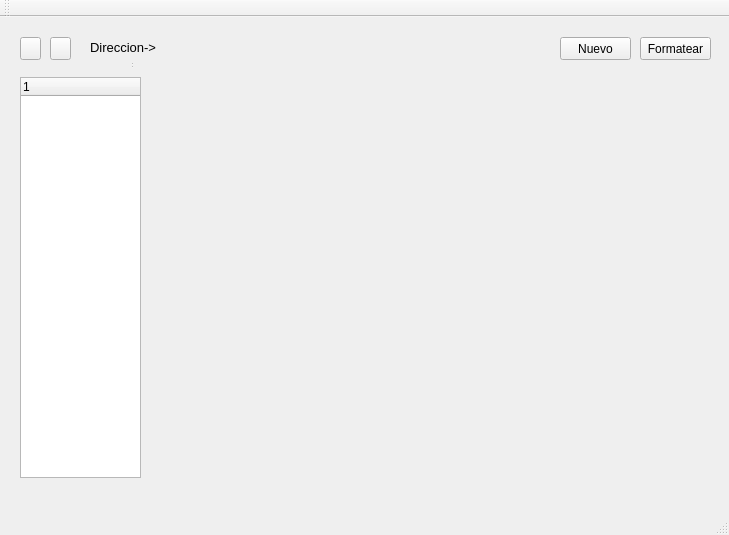
<?xml version="1.0" encoding="UTF-8"?>
<ui version="4.0">
 <class>MainWindow</class>
 <widget class="QMainWindow" name="MainWindow">
  <property name="geometry">
   <rect>
    <x>0</x>
    <y>0</y>
    <width>729</width>
    <height>535</height>
   </rect>
  </property>
  <property name="windowTitle">
   <string>MainWindow</string>
  </property>
  <widget class="QWidget" name="centralWidget">
   <widget class="QWidget" name="centralWidget_2" native="true">
    <property name="geometry">
     <rect>
      <x>10</x>
      <y>10</y>
      <width>711</width>
      <height>461</height>
     </rect>
    </property>
    <widget class="QLabel" name="lblRuta">
     <property name="geometry">
      <rect>
       <x>150</x>
       <y>10</y>
       <width>361</width>
       <height>21</height>
      </rect>
     </property>
     <property name="font">
      <font>
       <pointsize>10</pointsize>
      </font>
     </property>
     <property name="cursor">
      <cursorShape>BlankCursor</cursorShape>
     </property>
     <property name="focusPolicy">
      <enum>Qt::NoFocus</enum>
     </property>
     <property name="autoFillBackground">
      <bool>false</bool>
     </property>
     <property name="text">
      <string/>
     </property>
    </widget>
    <widget class="QLabel" name="label">
     <property name="geometry">
      <rect>
       <x>80</x>
       <y>10</y>
       <width>71</width>
       <height>21</height>
      </rect>
     </property>
     <property name="font">
      <font>
       <pointsize>10</pointsize>
      </font>
     </property>
     <property name="text">
      <string>Direccion-&gt;</string>
     </property>
    </widget>
    <widget class="QPushButton" name="btnAtras">
     <property name="geometry">
      <rect>
       <x>10</x>
       <y>10</y>
       <width>21</width>
       <height>23</height>
      </rect>
     </property>
     <property name="text">
      <string/>
     </property>
     <property name="icon">
      <iconset resource="imagenes.qrc">
       <normaloff>:/901 (1) - copia.png</normaloff>:/901 (1) - copia.png</iconset>
     </property>
    </widget>
    <widget class="QPushButton" name="btnAdelante">
     <property name="geometry">
      <rect>
       <x>40</x>
       <y>10</y>
       <width>21</width>
       <height>23</height>
      </rect>
     </property>
     <property name="text">
      <string/>
     </property>
     <property name="icon">
      <iconset resource="imagenes.qrc">
       <normaloff>:/901 (1).png</normaloff>:/901 (1).png</iconset>
     </property>
    </widget>
    <widget class="QPushButton" name="btnNuevo">
     <property name="geometry">
      <rect>
       <x>550</x>
       <y>10</y>
       <width>71</width>
       <height>23</height>
      </rect>
     </property>
     <property name="text">
      <string>Nuevo</string>
     </property>
     <property name="icon">
      <iconset resource="imagenes.qrc">
       <normaloff>:/jixzMaA5T.png</normaloff>:/jixzMaA5T.png</iconset>
     </property>
    </widget>
    <widget class="QTreeWidget" name="treeWidget">
     <property name="geometry">
      <rect>
       <x>10</x>
       <y>50</y>
       <width>121</width>
       <height>401</height>
      </rect>
     </property>
     <column>
      <property name="text">
       <string notr="true">1</string>
      </property>
     </column>
    </widget>
    <widget class="QPushButton" name="pushButton">
     <property name="geometry">
      <rect>
       <x>630</x>
       <y>10</y>
       <width>71</width>
       <height>23</height>
      </rect>
     </property>
     <property name="text">
      <string>Formatear</string>
     </property>
    </widget>
   </widget>
   <widget class="QToolBar" name="mainToolBar_2">
    <property name="geometry">
     <rect>
      <x>130</x>
      <y>30</y>
      <width>4</width>
      <height>10</height>
     </rect>
    </property>
   </widget>
   <widget class="QStatusBar" name="statusBar_2">
    <property name="geometry">
     <rect>
      <x>130</x>
      <y>30</y>
      <width>3</width>
      <height>22</height>
     </rect>
    </property>
   </widget>
  </widget>
  <widget class="QMenuBar" name="menuBar">
   <property name="geometry">
    <rect>
     <x>0</x>
     <y>0</y>
     <width>729</width>
     <height>21</height>
    </rect>
   </property>
  </widget>
  <widget class="QToolBar" name="mainToolBar">
   <attribute name="toolBarArea">
    <enum>TopToolBarArea</enum>
   </attribute>
   <attribute name="toolBarBreak">
    <bool>false</bool>
   </attribute>
  </widget>
  <widget class="QStatusBar" name="statusBar"/>
  <action name="actionCarpeta">
   <property name="icon">
    <iconset>
     <normaloff>:/Imagenes/Folders-PNG-File.png</normaloff>:/Imagenes/Folders-PNG-File.png</iconset>
   </property>
   <property name="text">
    <string>Carpeta</string>
   </property>
  </action>
  <action name="actionArchivo">
   <property name="icon">
    <iconset>
     <normaloff>:/Imagenes/Docs-icon-iloveimg-resized.png</normaloff>:/Imagenes/Docs-icon-iloveimg-resized.png</iconset>
   </property>
   <property name="text">
    <string>Archivo</string>
   </property>
  </action>
 </widget>
 <layoutdefault spacing="6" margin="11"/>
 <resources>
  <include location="imagenes.qrc"/>
 </resources>
 <connections/>
</ui>
